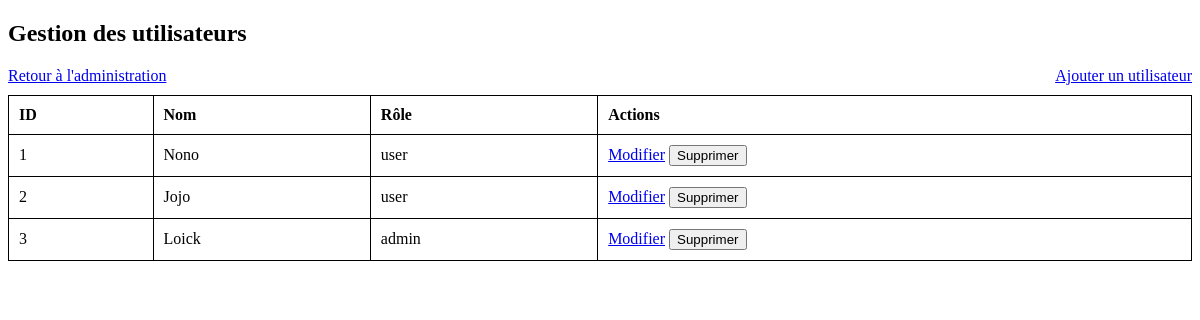
The app's page /admin/users (signed in) with its own data.
### tables this page shows
CREATE TABLE users (
            id INTEGER PRIMARY KEY, 
            name VARCHAR(255) NOT NULL UNIQUE,
            password VARCHAR(255) NOT NULL,
            role VARCHAR(50) NOT NULL DEFAULT 'user'
        );

### Backend/app.py (the view)
@app.route('/admin/users', methods=['GET'])
def admin_users():
    if 'role' not in session or session['role'] != 'admin':
        flash("Accès interdit.", 'error')
        return redirect(url_for('login'))
    users = get_all_users()
    return render_template('admin_users_table.html', users=users)

### Backend/database.py (called while the page is built)
def get_all_users():
    with db.connect() as conn:
        result = conn.execute(text("SELECT * FROM users")).fetchall()
        return [dict(row) for row in result]

### Frontend/templates/admin_users_table.html (shortened to what this page needs)
<!DOCTYPE html>
<html lang="fr">
<head>
</head>
<body>
    <h2>Gestion des utilisateurs</h2>
    <a href="/admin" class="btn-back">Retour à l'administration</a>
    <a href="/admin/users/add" class="btn-add">Ajouter un utilisateur</a>
    <table>
        <thead>
            <tr>
                <th>ID</th>
                <th>Nom</th>
                <th>Rôle</th>
                <th>Actions</th>
            </tr>
        </thead>
        <tbody>
            {% for user in users %}
            <tr>
                <td>{{ user.id }}</td>
                <td>{{ user.name }}</td>
                <td>{{ user.role }}</td>
                <td>
                    <a href="/admin/users/edit/{{ user.id }}">Modifier</a>
                    <form action="/admin/users/delete/{{ user.id }}" method="post" style="display:inline;">
                        <button type="submit" class="btn-delete" onclick="return confirm('Êtes-vous sûr de vouloir supprimer cet utilisateur ?');">Supprimer</button>
                    </form>
                </td>
            </tr>
            {% endfor %}
        </tbody>
    </table>
</body>
</html>

### Frontend/templates/admin_users_table.html (style rules this page uses)
table { width: 100%; border-collapse: collapse; }
table, th, td { border: 1px solid black; }
th, td { padding: 10px; text-align: left; }
.btn-add { float: right; margin-bottom: 10px; }

### records on screen
users: id "1", name "Nono", role "user"
users: id "2", name "Jojo", role "user"
users: id "3", name "Loick", role "admin"
